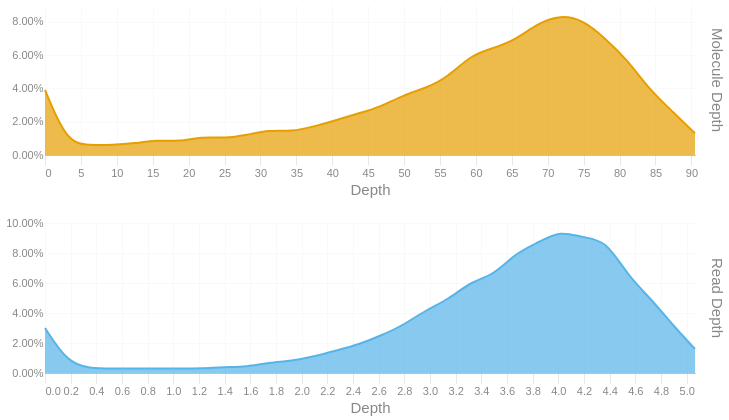

Notebook cell for this chart:
### Code cell
readdep = depth_hist(tb['Read Depth'], q99, 3)
readdep = readdep.with_columns(pl.lit('Read Depth').alias('Metric'))
if not SKIPLR:
    moldep = depth_hist(tb['Molecule Depth'], mol_q99, 1)
    moldep = moldep.with_columns(pl.lit('Molecule Depth').alias('Metric'))
    _hist = pl.concat([readdep, moldep])
    _hist = _hist.filter(pl.col('Proportion') != 0)
    with SafeRender(_hist):
        (
            alt.Chart(_hist)        
            .mark_area(interpolate = "basis")
            .encode(
                x=alt.X('Bin:Q').scale(domainMin=0).axis(alt.Axis(title='Depth')),
                y = alt.Y('Proportion:Q', title = None).axis(format = '.2%'),
                color = alt.Color('Metric:N').legend(None),
                row = alt.Row("Metric:N").header(title = None, labelOrient = 'right'),
                tooltip = [
                    alt.Tooltip("Metric:N", title = "Metric"),
                    alt.Tooltip('Interval:N', title = "Depth Interval"),
                    alt.Tooltip('Proportion:Q', title = "% Alignments").format('.2%')
                ]
            )
            .resolve_scale(x='independent', y='independent')
            .properties(
                height = 150, width = 650,
                usermeta={'embedOptions': {'downloadFileName': f'{samplename}.depth.hist'}}
            )
        ).display()
else:
    readdep = readdep.filter(pl.col('Proportion') != 0)
    with SafeRender(readdep):
        (
            alt.Chart(readdep)        
            .mark_area(interpolate = "basis")
            .encode(
                x=alt.X('Bin:Q').scale(domainMin=0).axis(alt.Axis(title='Depth')),
                y = alt.Y('Proportion:Q', title = None).axis(format = '.2%'),
                tooltip = [
                    alt.Tooltip('Interval:N', title = "Depth Interval"),
                    alt.Tooltip('Proportion:Q', title = "% Alignments").format('.2%')
                ]
            )
            .properties(
                usermeta={'embedOptions': {'downloadFileName': f'{samplename}.depth.hist'}}
            )
        ).display()

### Figure 1 — Vega-Lite specification as saved in the notebook (floating-point values rounded to 4 significant figures)
{"width": 650, "height": 150, "config": {"title": {"anchor": "start", "dy": -15, "fontSize": 18, "color": "#888888", "subtitleColor": "#888888", "subtitleFontSize": 14}, "arc": {"fill": "#0072B2"}, "axis": {"domainColor": "#888888", "domainWidth": 0.5, "gridWidth": 0.2, "grid": false, "titleFontWeight": 400, "titleFontSize": 15, "labelFontSize": 11, "labelColor": "#888888", "tickColor": "#888888", "tickWidth": 0.2, "titleColor": "#888888"}, "axisBand": {"grid": false}, "axisX": {"grid": true, "tickSize": 10, "domainCap": "round"}, "axisY": {"domain": false, "grid": true, "tickSize": 0, "domainCap": "round"}, "background": "transparent", "header": {"labelFontSize": 15, "labelColor": "#888888", "titleFontSize": 15, "titleFontWeight": 600, "titleColor": "#888888"}, "legend": {"labelFont": "sans-serif", "labelFontSize": 12, "labelColor": "#888888", "symbolSize": 100, "symbolType": "circle", "titleFontSize": 12, "titlePadding": 10, "titleColor": "#888888", "title": null}, "range": {"category": ["#E69F00", "#56B4E9", "#009E73", "#F0E442", "#0072B2", "#D55E00", "#CC79A7", "#000000"], "diverging": ["#cfe8f3", "#a2d4ec", "#73bfe2", "#46abdb", "#1696d2", "#12719e"]}, "area": {"fill": "#0072B2", "fillOpacity": 0.7, "line": true, "strokeOpacity": 0.7}, "line": {"color": "#0072B2", "stroke": "#0072B2", "strokeWidth": 2}, "trail": {"color": "#0072B2", "stroke": "#0072B2", "strokeWidth": 0, "size": 1}, "point": {"filled": true, "fillOpacity": 1.0, "size": 95}, "text": {"color": "#888888", "fontSize": 11, "align": "right", "fontWeight": 400, "size": 11}, "bar": {"fill": "#0072B2", "stroke": null}, "view": {"stroke": null, "continuousWidth": 660, "continuousHeight": 400}}, "data": {"name": "data-d33e5877b666fd6833a383b37f93d7b4"}, "mark": {"type": "area", "interpolate": "basis"}, "encoding": {"color": {"field": "Metric", "legend": null, "type": "nominal"}, "row": {"field": "Metric", "header": {"title": null, "labelOrient": "right"}, "type": "nominal"}, "tooltip": [{"field": "Metric", "title": "Metric", "type": "nominal"}, {"field": "Interval", "title": "Depth Interval", "type": "nominal"}, {"field": "Proportion", "format": ".2%", "title": "% Alignments", "type": "quantitative"}], "x": {"axis": {"title": "Depth"}, "field": "Bin", "scale": {"domainMin": 0}, "type": "quantitative"}, "y": {"axis": {"format": ".2%"}, "field": "Proportion", "title": null, "type": "quantitative"}}, "resolve": {"scale": {"x": "independent", "y": "independent"}}, "usermeta": {"embedOptions": {"downloadFileName": "S5_Connecticut_988.depth.hist"}}, "$schema": "https://vega.github.io/schema/vega-lite/v6.1.0.json", "datasets": {"data-d33e5877b666fd6833a383b37f93d7b4": [{"Bin": 0.0, "Interval": "0.0-0.175", "Proportion": 0.03, "Metric": "Read Depth"}, {"Bin": 0.175, "Interval": "0.175-0.349", "Proportion": 0.007, "Metric": "Read Depth"}, {"Bin": 0.349, "Interval": "0.349-0.524", "Proportion": 0.003, "Metric": "Read Depth"}, {"Bin": 0.524, "Interval": "0.524-0.699", "Proportion": 0.003, "Metric": "Read Depth"}, {"Bin": 0.699, "Interval": "0.699-0.873", "Proportion": 0.003, "Metric": "Read Depth"}, {"Bin": 0.873, "Interval": "0.873-1.048", "Proportion": 0.003, "Metric": "Read Depth"}, {"Bin": 1.048, "Interval": "1.048-1.223", "Proportion": 0.003, "Metric": "Read Depth"}, {"Bin": 1.223, "Interval": "1.223-1.397", "Proportion": 0.003, "Metric": "Read Depth"}, {"Bin": 1.397, "Interval": "1.397-1.572", "Proportion": 0.004, "Metric": "Read Depth"}, {"Bin": 1.572, "Interval": "1.572-1.747", "Proportion": 0.004, "Metric": "Read Depth"}, {"Bin": 1.747, "Interval": "1.747-1.921", "Proportion": 0.007, "Metric": "Read Depth"}, {"Bin": 1.921, "Interval": "1.921-2.096", "Proportion": 0.008, "Metric": "Read Depth"}, {"Bin": 2.096, "Interval": "2.096-2.271", "Proportion": 0.011, "Metric": "Read Depth"}, {"Bin": 2.271, "Interval": "2.271-2.445", "Proportion": 0.015, "Metric": "Read Depth"}, {"Bin": 2.445, "Interval": "2.445-2.62", "Proportion": 0.019, "Metric": "Read Depth"}, {"Bin": 2.62, "Interval": "2.62-2.795", "Proportion": 0.025, "Metric": "Read Depth"}, {"Bin": 2.795, "Interval": "2.795-2.969", "Proportion": 0.032, "Metric": "Read Depth"}, {"Bin": 2.969, "Interval": "2.969-3.144", "Proportion": 0.042, "Metric": "Read Depth"}, {"Bin": 3.144, "Interval": "3.144-3.319", "Proportion": 0.049, "Metric": "Read Depth"}, {"Bin": 3.319, "Interval": "3.319-3.493", "Proportion": 0.061, "Metric": "Read Depth"}, {"Bin": 3.493, "Interval": "3.493-3.668", "Proportion": 0.065, "Metric": "Read Depth"}, {"Bin": 3.668, "Interval": "3.668-3.843", "Proportion": 0.08, "Metric": "Read Depth"}, {"Bin": 3.843, "Interval": "3.843-4.017", "Proportion": 0.087, "Metric": "Read Depth"}, {"Bin": 4.017, "Interval": "4.017-4.192", "Proportion": 0.095, "Metric": "Read Depth"}, {"Bin": 4.192, "Interval": "4.192-4.367", "Proportion": 0.09, "Metric": "Read Depth"}, {"Bin": 4.367, "Interval": "4.367-4.541", "Proportion": 0.089, "Metric": "Read Depth"}, {"Bin": 4.541, "Interval": "4.541-4.716", "Proportion": 0.065, "Metric": "Read Depth"}, {"Bin": 4.716, "Interval": "4.716-4.891", "Proportion": 0.05, "Metric": "Read Depth"}, {"Bin": 4.891, "Interval": "4.891-5.065", "Proportion": 0.032, "Metric": "Read Depth"}, {"Bin": 5.065, "Interval": "5.065-5.24", "Proportion": 0.016, "Metric": "Read Depth"}, {"Bin": 0.0, "Interval": "0.0-3.1", "Proportion": 0.039, "Metric": "Molecule Depth"}, {"Bin": 3.1, "Interval": "3.1-6.2", "Proportion": 0.007, "Metric": "Molecule Depth"}, {"Bin": 6.2, "Interval": "6.2-9.4", "Proportion": 0.006, "Metric": "Molecule Depth"}, {"Bin": 9.4, "Interval": "9.4-12.5", "Proportion": 0.006, "Metric": "Molecule Depth"}, {"Bin": 12.5, "Interval": "12.5-15.6", "Proportion": 0.007, "Metric": "Molecule Depth"}, {"Bin": 15.6, "Interval": "15.6-18.7", "Proportion": 0.009, "Metric": "Molecule Depth"}, {"Bin": 18.7, "Interval": "18.7-21.8", "Proportion": 0.008, "Metric": "Molecule Depth"}, {"Bin": 21.8, "Interval": "21.8-25.0", "Proportion": 0.011, "Metric": "Molecule Depth"}, {"Bin": 25.0, "Interval": "25.0-28.1", "Proportion": 0.01, "Metric": "Molecule Depth"}, {"Bin": 28.1, "Interval": "28.1-31.2", "Proportion": 0.012, "Metric": "Molecule Depth"}, {"Bin": 31.2, "Interval": "31.2-34.3", "Proportion": 0.015, "Metric": "Molecule Depth"}, {"Bin": 34.3, "Interval": "34.3-37.4", "Proportion": 0.014, "Metric": "Molecule Depth"}, {"Bin": 37.4, "Interval": "37.4-40.6", "Proportion": 0.017, "Metric": "Molecule Depth"}, {"Bin": 40.6, "Interval": "40.6-43.7", "Proportion": 0.021, "Metric": "Molecule Depth"}, {"Bin": 43.7, "Interval": "43.7-46.8", "Proportion": 0.025, "Metric": "Molecule Depth"}, {"Bin": 46.8, "Interval": "46.8-49.9", "Proportion": 0.029, "Metric": "Molecule Depth"}, {"Bin": 49.9, "Interval": "49.9-53.0", "Proportion": 0.036, "Metric": "Molecule Depth"}, {"Bin": 53.0, "Interval": "53.0-56.2", "Proportion": 0.04, "Metric": "Molecule Depth"}, {"Bin": 56.2, "Interval": "56.2-59.3", "Proportion": 0.047, "Metric": "Molecule Depth"}, {"Bin": 59.3, "Interval": "59.3-62.4", "Proportion": 0.06, "Metric": "Molecule Depth"}, {"Bin": 62.4, "Interval": "62.4-65.5", "Proportion": 0.064, "Metric": "Molecule Depth"}, {"Bin": 65.5, "Interval": "65.5-68.6", "Proportion": 0.069, "Metric": "Molecule Depth"}, {"Bin": 68.6, "Interval": "68.6-71.8", "Proportion": 0.079, "Metric": "Molecule Depth"}, {"Bin": 71.8, "Interval": "71.8-74.9", "Proportion": 0.084, "Metric": "Molecule Depth"}, {"Bin": 74.9, "Interval": "74.9-78.0", "Proportion": 0.081, "Metric": "Molecule Depth"}, {"Bin": 78.0, "Interval": "78.0-81.1", "Proportion": 0.07, "Metric": "Molecule Depth"}, {"Bin": 81.1, "Interval": "81.1-84.2", "Proportion": 0.057, "Metric": "Molecule Depth"}, {"Bin": 84.2, "Interval": "84.2-87.4", "Proportion": 0.039, "Metric": "Molecule Depth"}, {"Bin": 87.4, "Interval": "87.4-90.5", "Proportion": 0.026, "Metric": "Molecule Depth"}, {"Bin": 90.5, "Interval": "90.5-93.6", "Proportion": 0.013, "Metric": "Molecule Depth"}]}}
